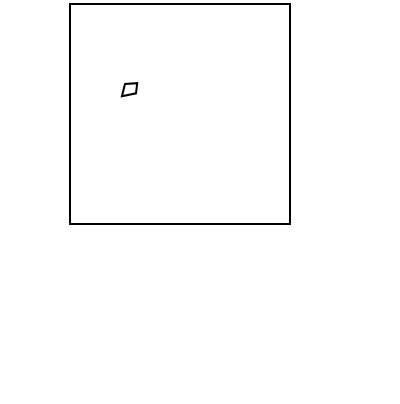

Vega-Lite specification stored for this chart:
### Vega specification from a JSON file in a GitHub repository (floating-point values rounded to 4 significant figures)
{"width": 200, "height": 200, "data": [{"name": "land", "values": {"type": "FeatureCollection", "features": [{"type": "Feature", "properties": {}, "geometry": {"type": "Polygon", "coordinates": ["-120,30,-100,30,-100,48,-118,46,-120,30"]}}, {"type": "Feature", "properties": {}, "geometry": {"type": "Polygon", "coordinates": [[[-95, 28], [-72, 32], [-70, 45], [-90, 44], [-95, 28]]]}}]}, "format": {"type": "json", "property": "features"}}], "projections": [{"name": "sized", "type": "mercator", "fit": {"signal": "data('land')"}, "size": [180, 110]}], "marks": [{"type": "shape", "from": {"data": "land"}, "encode": {"enter": {"stroke": {"value": "black"}}}, "transform": [{"type": "geoshape", "projection": "sized"}]}]}
